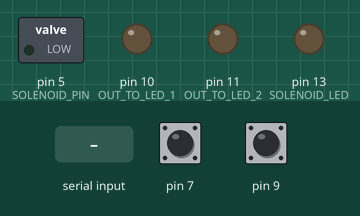
Simulated run of this sketch. Board: Arduino Uno, built with avr-gcc and run on an emulated ATmega328P. Shown: switched loads named in the sketch (green lamp = pin HIGH), output pins drawn as LEDs (lit = HIGH). Dashed ring = blinking. Inputs (shaded band) come from the test bench; at power-on: pin 7 HIGH, pin 9 HIGH. Random numbers use the default seed unless the sketch sets one; what the sketch prints to the serial monitor is not drawn.

Above: at 1.2 s.
1.3 s: "S" received over Serial
2.8 s: pin 7 pulled LOW for 3.2 s
At 3.3 s:
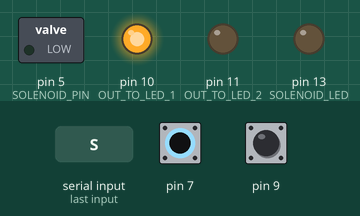
At 4.32 s:
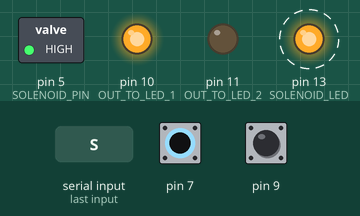
7.5 s: pin 9 pulled LOW for 0.15 s
At 7.58 s:
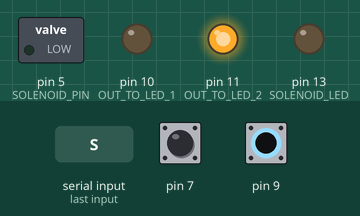
9.1 s: pin 9 pulled LOW for 3.2 s
At 12.9 s:
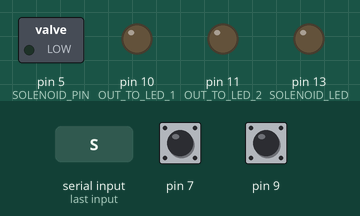
13.8 s: "O" received over Serial
15.3 s: "X" received over Serial
Timing chart, 0 to 17.8 s (numbered marks = the images above; inputs shaded):
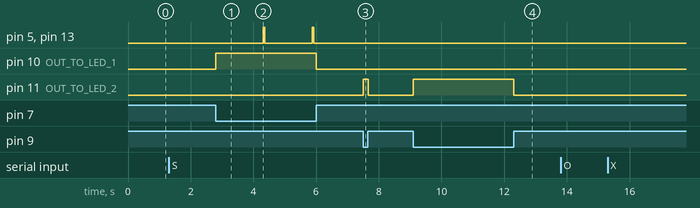

The sketch:

py_integrated_2sensor_reach_opto_BEHAVROOM_mar12.ino
```cpp
#include <CapacitiveSensor.h>

// Configuration and initial setup
const long BAUD = 115200;
bool arduino_doing_things = false;
bool opto_trigger_active = false;

// LED and output pins
const int OUT_TO_LED_1 = 10;
const int OUT_TO_LED_2 = 11;

// Solenoid and LED pins
const int SOLENOID_PIN = 5;
const int SOLENOID_LED = 13;

// opto trigger pin
const int TRIGGER_OPTO = 3;

// Define the send and receive pins for the capacitive sensors
const int SENSOR_SEND_1 = 6;
const int SENSOR_RECEIVE_1 = 7;
const int SENSOR_SEND_2 = 8;
const int SENSOR_RECEIVE_2 = 9;

// Create a CapacitiveSensor object
CapacitiveSensor capSensor_1 = CapacitiveSensor(SENSOR_SEND_1, SENSOR_RECEIVE_1);
CapacitiveSensor capSensor_2 = CapacitiveSensor(SENSOR_SEND_2, SENSOR_RECEIVE_2);

int prev_center_1 = 0;
const int threshold_center_1 = 10;
int prev_center_2 = 0;
const int threshold_center_2 = 15;

// Initialize sensor values
long sensorValue_1 = 0;
long sensorValue_2 = 0;

// Touch sensing variables
bool touch_active = false;
unsigned long touch_start_time = 0;
unsigned long touch_duration = 0;
const int set_touch_duration = 1500;

// Solenoid control variables
bool sol_open = false;
unsigned long sol_start_time = 0;
unsigned long sol_duration = 0;
const int set_sol_duration = 40; //msec
bool opto_t_on = false;
unsigned long opto_t_start = 0;
unsigned long opto_t_dur = 0;
const int opto_trigger_duration = 10;//msec


// For tracking sensor 2 activity during the last three solenoid openings
bool sensor2_activity[3] = {true, true, true};  // Initially set to true to allow the first three trials
int activity_index = 0;

// For checking solenoid pin status
int pinState = 0;

void setup() {
  pinMode(OUT_TO_LED_1, OUTPUT);
  pinMode(OUT_TO_LED_2, OUTPUT);
  pinMode(SOLENOID_PIN, OUTPUT);
  pinMode(SOLENOID_LED, OUTPUT);
  pinMode(TRIGGER_OPTO, OUTPUT);
  digitalWrite(SOLENOID_PIN, LOW);
  digitalWrite(SOLENOID_LED, LOW);
  digitalWrite(TRIGGER_OPTO, LOW);

  Serial.begin(BAUD);

  capSensor_1.set_CS_AutocaL_Millis(0xFFFFFFFF);
  capSensor_2.set_CS_AutocaL_Millis(0xFFFFFFFF);
}

void loop() {
  if (Serial.available() > 0) {
    char command = Serial.read();
    if (command == 'S') {
      arduino_doing_things = true;
      Serial.println("Arduino doing things, Arduino started");
      Serial.println("touch duration: " + String(set_touch_duration) + "ms");
      Serial.println("solenoid open for " + String(set_sol_duration) + "ms");
    } else if (command == 'O') {
      arduino_doing_things = true;
      opto_trigger_active = true;
      Serial.println("Arduino doing OPTO things, Arduino started. \n primary arduino uno will send trigger signal to secondary nano. \n nano controls opto duration, frequency, duty cycle, etc. ");
      Serial.println("touch duration: " + String(set_touch_duration) + "ms");
      Serial.println("solenoid open for " + String(set_sol_duration) + "ms");
    } else if (command == 'X') {
      arduino_doing_things = false;
      opto_trigger_active = false;
      Serial.println("Arduino not doing things, Arduino stopped");
      digitalWrite(OUT_TO_LED_1, LOW);
      digitalWrite(OUT_TO_LED_2, LOW);
      digitalWrite(SOLENOID_PIN, LOW);
      digitalWrite(SOLENOID_LED, LOW);
      digitalWrite(TRIGGER_OPTO, LOW);
    }
  }

  if (arduino_doing_things) {
    sensorValue_1 = capSensor_1.capacitiveSensor(30);
    sensorValue_2 = capSensor_2.capacitiveSensor(30);

    sensorValue_1 = 0.9 * prev_center_1 + 0.1 * sensorValue_1;
    //prev_center_1 = sensorValue_1;
    sensorValue_2 = 0.9 * prev_center_2 + 0.1 * sensorValue_2;
    //prev_center_2 = sensorValue_2;

    Serial.print("bar: ");
    Serial.println(sensorValue_1);
    Serial.print("lick: ");
    Serial.println(sensorValue_2);

    if (sensorValue_1 > threshold_center_1) {
      digitalWrite(OUT_TO_LED_1, HIGH);
    } else {
      digitalWrite(OUT_TO_LED_1, LOW);
    }

    if (sensorValue_2 > threshold_center_2) {
      digitalWrite(OUT_TO_LED_2, HIGH);
      // Update sensor2_activity if a touch is detected
      sensor2_activity[activity_index] = true;
    } else {
      digitalWrite(OUT_TO_LED_2, LOW);
    }

    if (sensorValue_1 > threshold_center_1 && !sol_open) {
      if (!touch_active) {
        touch_active = true;
        touch_start_time = millis();
      }
      touch_duration = millis() - touch_start_time;
      if (touch_duration > set_touch_duration) {
        // Check if at least one of the last three sensor 2 activities detected a touch
        bool allow_solenoid_opening = false;
        for (int i = 0; i < 3; i++) {
          if (sensor2_activity[i]) {
            allow_solenoid_opening = true;
            break;
          }
        }

        if (allow_solenoid_opening) {
          digitalWrite(SOLENOID_PIN, HIGH);
          digitalWrite(SOLENOID_LED, HIGH);
          sol_start_time = millis();
          sol_open = true;
          Serial.println("Solenoid Activated");
          //if opto session,30% chance to send opto trigger signal to micro
          if (opto_trigger_active && (random(100) < 30)) {
            digitalWrite(TRIGGER_OPTO, HIGH);
            opto_t_start = millis();
            opto_t_on = true;
            Serial.println("Opto trigger signal sent to micro");
          }


          // Move to the next activity_index for the next cycle
          activity_index = (activity_index + 1) % 3;

          // Update sensor2_activity array
          sensor2_activity[activity_index] = false; // After opening, reset the current index to false

          // Reset touch sensor(1/bar) timer
          touch_start_time = millis();
          touch_duration = 0;
        } else {
          Serial.println("Solenoid Blocked: No touch detected at lick sensor in the last 3 solenoid activations.");
        }
      }
    } else {
      if (touch_active) {
        touch_active = false;
        touch_duration = 0;
      }
    }

    pinState = digitalRead(SOLENOID_PIN);
    Serial.print("Solenoid pin state: ");
    Serial.println(pinState);

    sol_duration = millis() - sol_start_time;
    if ((sol_open) && (sol_duration > set_sol_duration)) {
      digitalWrite(SOLENOID_PIN, LOW);
      digitalWrite(SOLENOID_LED,LOW);
      sol_open = false;
      sol_start_time = millis(); //not necessary
    }
    // If more than 10 seconds pass since the last solenoid opening, reset sensor2_activity to true
    if (sol_duration > 10000) {
      for (int i = 0; i < 3; i++) {
        sensor2_activity[i] = true;
      }
      Serial.println("Sensor2 activity reset due to 10 seconds timeout.");
    }
    //turn off opto trigger after opto_trigger_duration
    opto_t_dur = millis() - opto_t_start;
    if (opto_t_on && (opto_t_dur > opto_trigger_duration)) {
      digitalWrite(TRIGGER_OPTO, LOW);
      opto_t_on = false; // end trigger signal
      opto_t_start = millis();//not necessary
    }

    delay(1);
  }
}
```

Measured:
- after the input at 2.8 s, pin 5 (SOLENOID_PIN), pin 13 (SOLENOID_LED): alternates HIGH for 0.05 s and LOW for 1.5 s, starting after 1.5 s; pin 10 (OUT_TO_LED_1): LOW → HIGH at once, → LOW 3.2 s later
- after the input at 7.5 s, pin 11 (OUT_TO_LED_2): LOW → HIGH at once, → LOW 0.15 s later
- after the input at 9.1 s, pin 11 (OUT_TO_LED_2): LOW → HIGH at once, → LOW 3.2 s later
